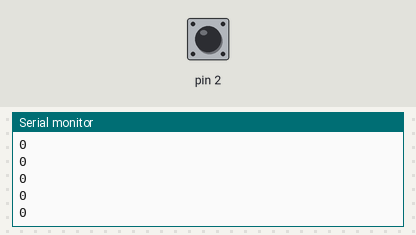
This sketch was run on a simulated Arduino Uno, built with avr-gcc and run on an emulated ATmega328P. Shown: the last lines printed to the serial monitor. The inputs (shaded band) are chosen by the test bench; at power-on: pin 2 HIGH.

Above: at 1.2 s.
1.3 s: pin 2 pulled LOW for 0.15 s
At 2.2 s:
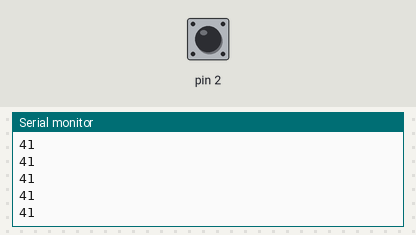
2.9 s: pin 2 pulled LOW for 1 s
5.4 s: pin 2 pulled LOW for 0.15 s
At 6.4 s:
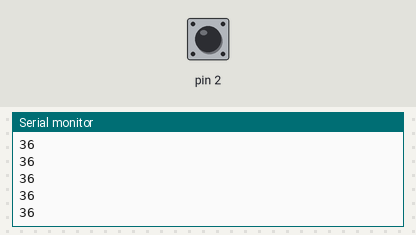
Timing chart, 0 to 8.4 s (numbered marks = the images above; inputs shaded):
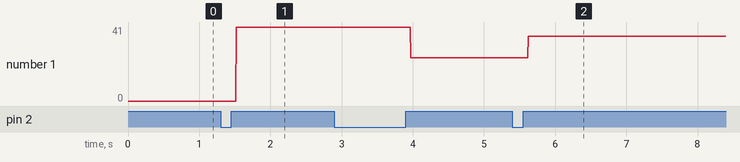

Measured:
- after the input at 1.3 s, the serial monitor: prints a new line after 0.22 s (image 1)
- after the input at 5.4 s, the serial monitor: prints a new line after 0.22 s (image 2)
- plotted number 1: 0 → 41 after the input at 1.3 s, 41 → 24 after the input at 2.9 s, 24 → 36 after the input at 5.4 s

The sketch:

Hall_IC.ino
```cpp
volatile unsigned long time1, time2 = 0, diff;

void setup()
{
  Serial.begin(9600);
  pinMode(2, INPUT_PULLUP);
  attachInterrupt(0, c, RISING);
}

void loop()
{
  Serial.println(diff);
}

void c(){
  time1 = millis();
  diff = 60000 / (time1 - time2);
  time2 = time1;
  }
```
